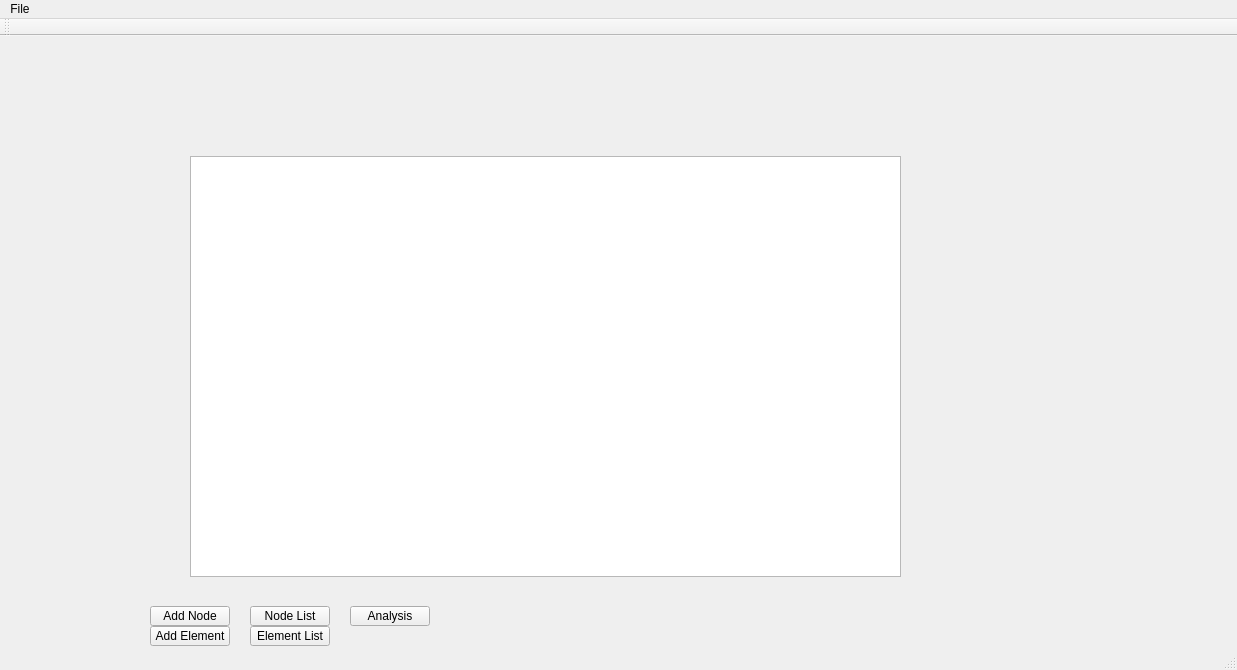
<?xml version="1.0" encoding="UTF-8"?>
<ui version="4.0">
 <class>MainWindow</class>
 <widget class="QMainWindow" name="MainWindow">
  <property name="geometry">
   <rect>
    <x>0</x>
    <y>0</y>
    <width>1237</width>
    <height>670</height>
   </rect>
  </property>
  <property name="windowTitle">
   <string>MainWindow</string>
  </property>
  <widget class="QWidget" name="centralWidget">
   <widget class="QGraphicsView" name="graphicsView">
    <property name="geometry">
     <rect>
      <x>190</x>
      <y>120</y>
      <width>711</width>
      <height>421</height>
     </rect>
    </property>
   </widget>
   <widget class="QPushButton" name="addNodeButton">
    <property name="geometry">
     <rect>
      <x>150</x>
      <y>570</y>
      <width>80</width>
      <height>20</height>
     </rect>
    </property>
    <property name="text">
     <string>Add Node</string>
    </property>
   </widget>
   <widget class="QPushButton" name="nodeListButton">
    <property name="geometry">
     <rect>
      <x>250</x>
      <y>570</y>
      <width>80</width>
      <height>20</height>
     </rect>
    </property>
    <property name="text">
     <string>Node List</string>
    </property>
   </widget>
   <widget class="QPushButton" name="analysisButton">
    <property name="geometry">
     <rect>
      <x>350</x>
      <y>570</y>
      <width>80</width>
      <height>20</height>
     </rect>
    </property>
    <property name="text">
     <string>Analysis</string>
    </property>
   </widget>
   <widget class="QPushButton" name="addElementButton">
    <property name="geometry">
     <rect>
      <x>150</x>
      <y>590</y>
      <width>80</width>
      <height>20</height>
     </rect>
    </property>
    <property name="text">
     <string>Add Element</string>
    </property>
   </widget>
   <widget class="QPushButton" name="elementListButton">
    <property name="geometry">
     <rect>
      <x>250</x>
      <y>590</y>
      <width>80</width>
      <height>20</height>
     </rect>
    </property>
    <property name="text">
     <string>Element List</string>
    </property>
   </widget>
  </widget>
  <widget class="QMenuBar" name="menuBar">
   <property name="geometry">
    <rect>
     <x>0</x>
     <y>0</y>
     <width>1237</width>
     <height>18</height>
    </rect>
   </property>
   <widget class="QMenu" name="menuFile">
    <property name="title">
     <string>File</string>
    </property>
    <addaction name="actionSave"/>
   </widget>
   <addaction name="menuFile"/>
  </widget>
  <widget class="QToolBar" name="mainToolBar">
   <attribute name="toolBarArea">
    <enum>TopToolBarArea</enum>
   </attribute>
   <attribute name="toolBarBreak">
    <bool>false</bool>
   </attribute>
  </widget>
  <widget class="QStatusBar" name="statusBar"/>
  <action name="actionSave">
   <property name="text">
    <string>Save</string>
   </property>
  </action>
 </widget>
 <layoutdefault spacing="6" margin="11"/>
 <resources/>
 <connections/>
</ui>
